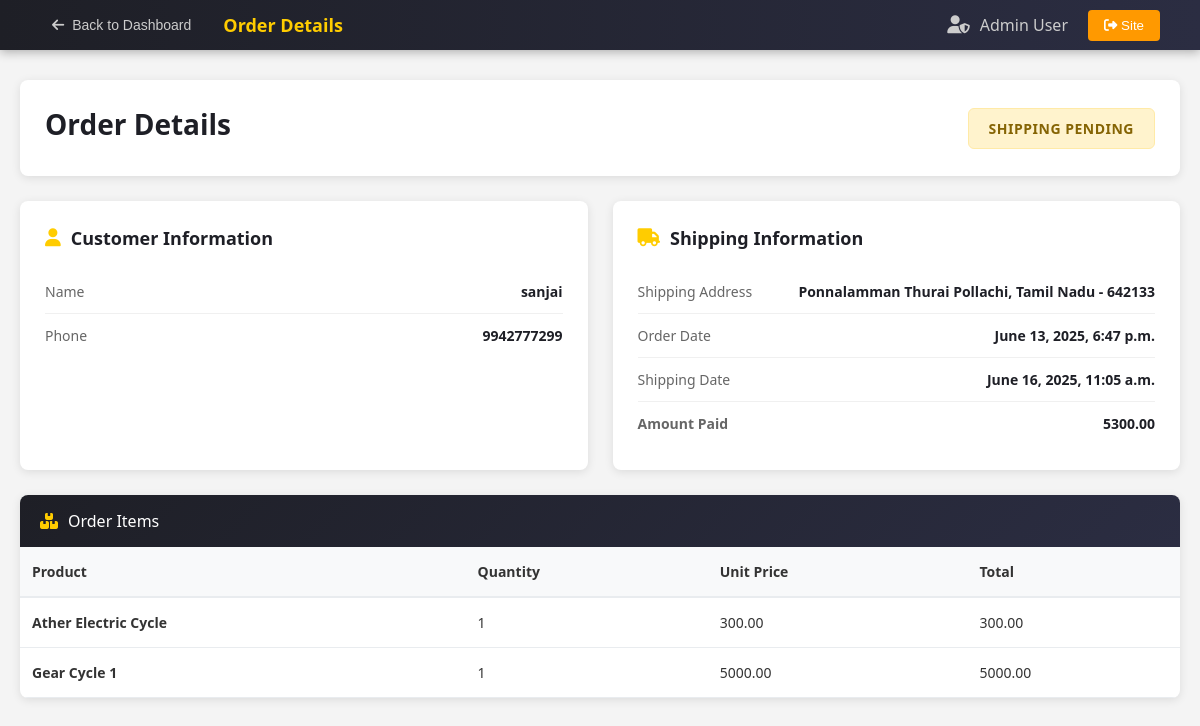
The app's page /payment/order_view/6 (signed in), older data.
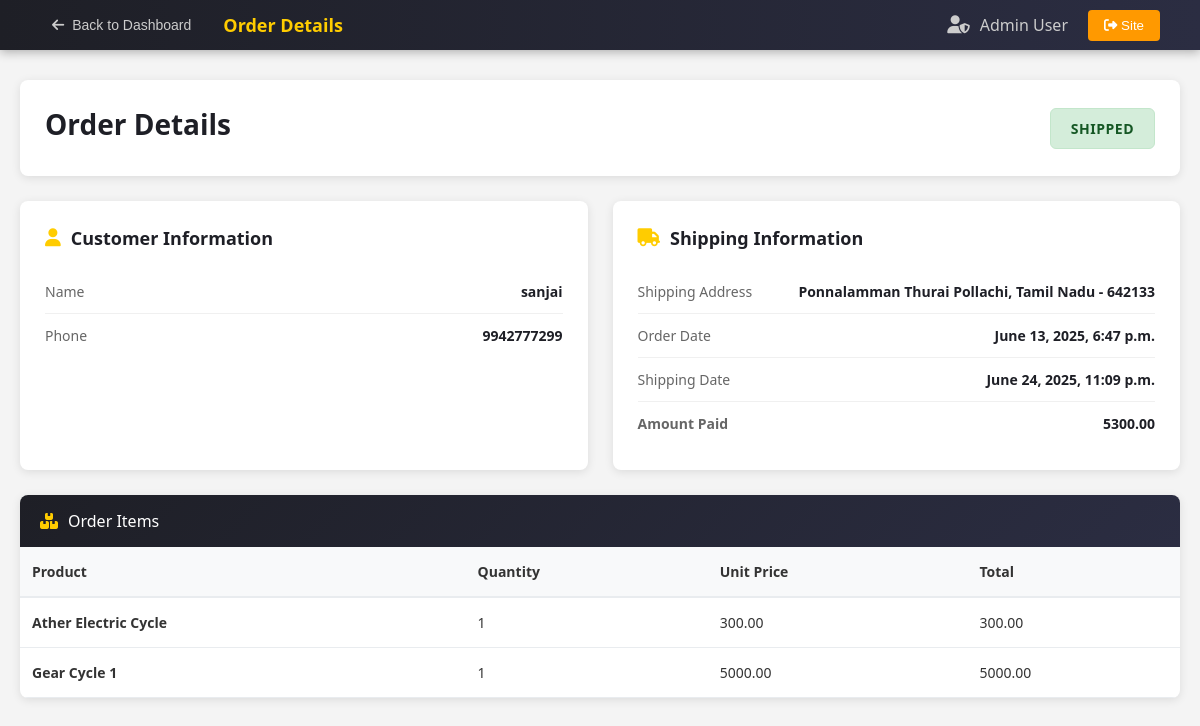
The same page, newer data.
### payment/models.py (models this page shows, shortened)
class Order(models.Model):
    user = models.ForeignKey(User, on_delete=models.CASCADE, null=True, blank=True)
    full_name = models.CharField(max_length=255)
    phone = models.CharField(max_length=13)
    address = models.TextField(max_length=255)
    amount_paid = models.DecimalField(max_digits=10, decimal_places=2)
    date_ordered = models.DateTimeField(auto_now_add=True)
    shipped = models.BooleanField(default=False)
    date_shipped = models.DateTimeField(null=True, blank=True)

### payment/views.py (the view)
# urls.py: path('order_view/<int:pk>', views.order_view, name='order_view'),
def order_view(request, pk):
    if request.user.is_authenticated and request.user.is_staff:
        orders = Order.objects.get(id=pk)
        items = OrderItem.objects.filter(order=pk)
        for item in items:
            item.total = item.quantity * item.price
        return render(request, 'payment/order_view.html', {'orders': orders, 'items': items})
    else:
        messages.success(request, 'You do not have permission to access this page.')
        return redirect('home')

### cart/context_processors.py (called while the page is built)
def cart(request):
    return {'cart': Cart(request)}

### skyraptor/models.py (called while the page is built)
    def __str__(self):
        return self.name

### payment/templates/payment/order_view.html (shortened to what this page needs)
{% load static %}
<!DOCTYPE html>
<html lang="en">
<head>
    <link rel="stylesheet" href="{% static 'css/order_view.css' %}">
</head>
<body>
    <nav class="admin-nav">
        <div class="nav-left">
            <button class="back-btn" data-url="{% url 'dash' %}">
                <i class="fas fa-arrow-left"></i>
                Back to Dashboard
            </button>
            <div class="nav-title">Order Details</div>
        </div>
        <div class="nav-right">
            <div class="admin-user">
                <i class="fas fa-user-shield"></i>
                <span>Admin User</span>
            </div>
            <button class="home-btn" data-url="{% url 'home' %}">
                <i class="fas fa-sign-out-alt"></i>
                Site
            </button>
        </div>
    </nav>
    <div class="admin-container">
        <div class="page-header">
            <div class="header-left">
                <h1>Order Details</h1>
            </div>
            {% if orders.shipped %}
            <div class="order-status status-shipped">
                Shipped
            </div>
            {% else %}
            <div class="order-status status-pending">
                Shipping Pending
            </div>
            {% endif %}
        </div>
        <div class="details-grid">
            <div class="details-card">
                <div class="card-title">
                    <i class="fas fa-user"></i>
                    Customer Information
                </div>
                <div class="info-row">
                    <span class="info-label">Name</span>
                    <span class="info-value">{{ orders.full_name}}</span>
                </div>
                <div class="info-row">
                    <span class="info-label">Phone</span>
                    <span class="info-value">{{ orders.phone }}</span>
                </div>
            </div>
            <div class="details-card">
                <div class="card-title">
                    <i class="fas fa-truck"></i>
                    Shipping Information
                </div>
                <div class="info-row">
                    <span class="info-label">Shipping Address</span>
                    <span class="info-value">{{ orders.address }}</span>
                </div>
                <div class="info-row">
                    <span class="info-label">Order Date</span>
                    <span class="info-value">{{ orders.date_ordered }}</span>
                </div>
                <div class="info-row">
                    <span class="info-label">Shipping Date</span>
                    <span class="info-value">{{ orders.date_shipped }}</span>
                </div>
                <div class="info-row">
                    <span class="info-label"><strong>Amount Paid</strong></span>
                    <span class="info-value"><strong>{{ orders.amount_paid }}</strong></span>
                </div>
            </div>
        </div>
        <div class="order-items">
            <div class="items-header">
                <i class="fas fa-boxes"></i>
                <span>Order Items</span>
            </div>
            <div class="items-table">
                <table>
                    <thead>
                        <tr>
                            <th>Product</th>
                            <th>Quantity</th>
                            <th>Unit Price</th>
                            <th>Total</th>
                        </tr>
                    </thead>
                    <tbody>
                        {% for item in items %}
                        <tr>
                            <td><strong>{{ item.product }}</strong></td>
                            <td>{{ item.quantity }}</td>
                            <td>{{ item.price }}</td>
                            <td>{{ item.total }}</td>
                        </tr>
                        {% endfor %}
                    </tbody>
                </table>
            </div>
        </div>
    </div>
</body>
</html>

Row changes from the older to the newer data that the page shows:
changed Order "sanjai": shipped False → True (drawn); date_shipped "June 16, 2025, 11:05 a.m." → "June 24, 2025, 11:09 p.m."
Text that changed along with them:
text no longer shown: "SHIPPING PENDING"
text now shown: "SHIPPED"
